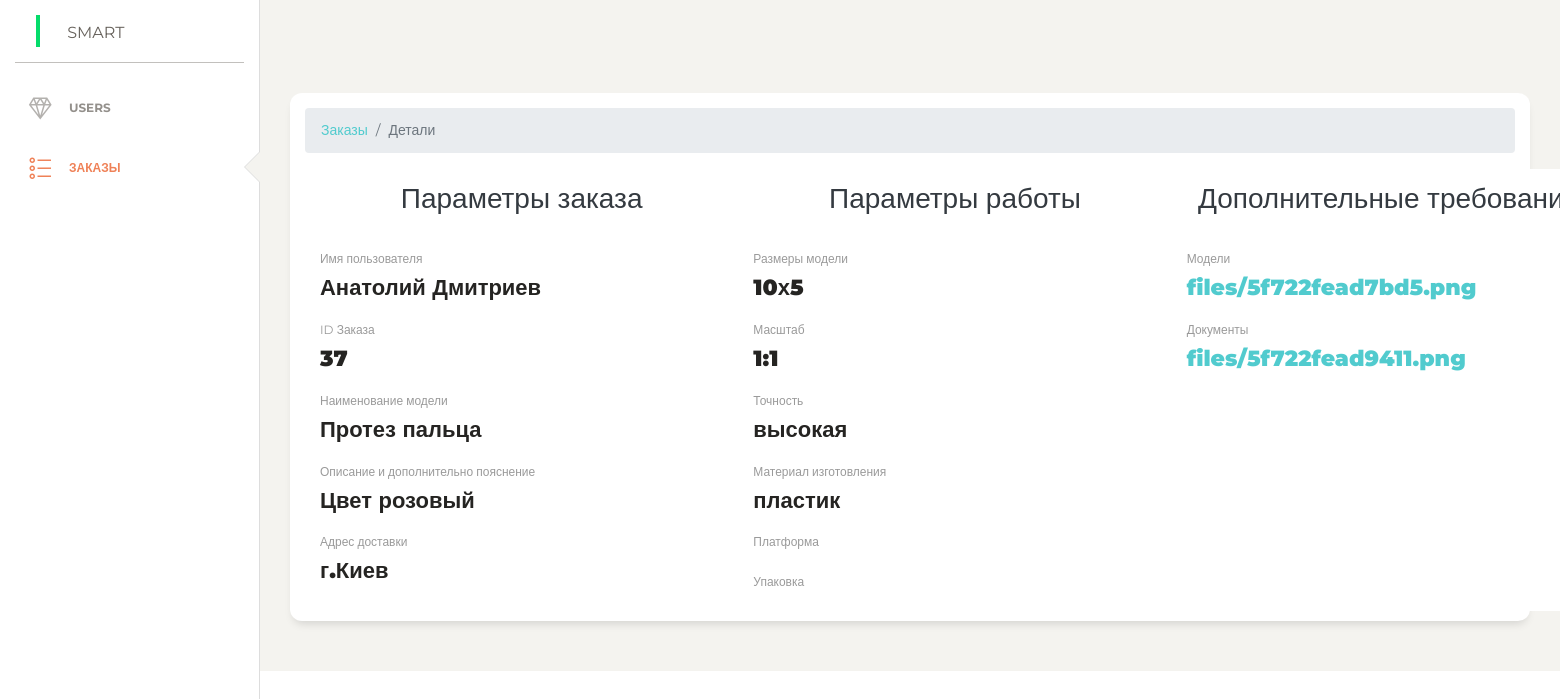
The app's page /admin/modules/order-details-3d.php?id=37&user_id=1 with its own data.
### tables this page shows
CREATE TABLE `users` (
  `id` int(11) NOT NULL,
  `login` varchar(255) NOT NULL,
  `phone` varchar(255) NOT NULL,
  `email` varchar(255) NOT NULL,
  `password` varchar(255) NOT NULL,
  `confirm_mail` varchar(255) NOT NULL,
  `verified` int(11) NOT NULL DEFAULT 0,
  `first_name` varchar(255) NOT NULL,
  `second_name` varchar(255) NOT NULL,
  `admin_param` varchar(255) NOT NULL DEFAULT 'User'
);

CREATE TABLE `orders_3d` (
  `id` int(11) NOT NULL,
  `user_id` int(11) NOT NULL,
  `service` varchar(255) NOT NULL,
  `create_at` datetime NOT NULL DEFAULT current_timestamp(),
  `address` longtext NOT NULL,
  `user_name` varchar(255) NOT NULL,
  `status` varchar(255) NOT NULL DEFAULT 'Новый',
  `model` varchar(255) NOT NULL,
  `description` text NOT NULL,
  `size_model` varchar(255) NOT NULL,
  `scale` varchar(255) NOT NULL,
  `accuracy` varchar(255) NOT NULL,
  `material` varchar(255) NOT NULL,
  `platform` varchar(255) NOT NULL,
  `packaging` varchar(255) NOT NULL,
  `file_modeles` varchar(255) NOT NULL,
  `file_document` varchar(255) NOT NULL,
  `category_id` int(11) NOT NULL
);

### admin/modules/order-details-3d.php (the view, shortened to what this page needs)
<?php
include $_SERVER['DOCUMENT_ROOT']."./config/db.php";
$sql = "SELECT * FROM `orders_3d` WHERE `id` = '" . $_GET['id'] . "' AND `user_id` = '" . $_GET['user_id'] . "' ORDER BY `create_at` DESC";
$result = $conn->query($sql);
$row = mysqli_fetch_assoc($result);
?>
<?php include $_SERVER['DOCUMENT_ROOT']."./admin/parts/header.php"; ?>
      <div class="content">
        <div class="row">
          <div class="col-md-12">
            <div class="card">
                        <div class="card-body">
                                <nav aria-label="breadcrumb">
                                  <ol class="breadcrumb">
                                  <li class="breadcrumb-item"><a href="/admin/modules/orders.php">Заказы</a></li>
                                    <li class="breadcrumb-item active" aria-current="page">Детали</li>
                                  </ol>
                                </nav>
                                 <div class="container-fluid" id="form-service" style="padding-top: 10px; background-color: #fff; width: 1300px;">
                                        <form method="POST">
                                          <div class="row">
                                            <div id="form-text" class="col">
                                              <h3 class="text-center text-dark h3">Параметры заказа</h3>
                                              <div class="form-group">
                                                <label for="model">Имя пользователя</label>
                                                <h5 class="text-dark-h3" >
                                                <?php
                                                  $sql_ser_ur = "SELECT * FROM `users` WHERE `id` = '" . $row['user_id'] . "' ";
                                                  $result_ser_ur = $conn->query($sql_ser_ur);
                                                  $row_ser_ur = mysqli_fetch_assoc($result_ser_ur);
                                                  echo $row_ser_ur['first_name'];
                                                  echo $row_ser_ur['second_name'];
                                                  ?>
                                                </h5>
                                                </div>
                                              <div class="form-group">
                                                <label for="model">ID Заказа</label>
                                                <h5 class="text-dark-h3" > <?php echo $row['id'] ?></h5>
                                                </div>
                                              <div class="form-group">
                                                <label for="model">Наименование модели</label>
                                                <h5 class="text-dark-h3" > <?php echo $row['model'] ?></h5>
                                                </div>
                                                <div class="form-group">
                                                <label for="description">Описание и дополнительно пояснение</label>
                                                <h5 class="text-dark-h3" > <?php echo $row['description'] ?></h5>
                                                </div>
                                                <div class="form-group">
                                                <label for="document">Адрес доставки</label>
                                                <h5 class="text-dark-h3" > <?php echo $row['address'] ?></h5>
                                                </div>
                                            </div>
                                            <div id="form-text" class="col">
                                              <h3 class="text-center text-dark h3">Параметры работы</h3>
                                              <div class="form-group">
                                                <label for="size_model">Размеры модели</label>
                                                <h5 class="text-dark-h3" > <?php echo $row['size_model'] ?></h5>
                                                </div>
                                                <div class="form-group">
                                                <label for="scale">Масштаб</label>
                                                <h5 class="text-dark-h3" > <?php echo $row['scale'] ?></h5>
                                                </div>
                                                <div class="form-group">
                                                <label for="accuracy">Точность</label>
                                                <h5 class="text-dark-h3" > <?php echo $row['accuracy'] ?></h5>
                                                </div>
                                                <div class="form-group">
                                                <label for="material">Материал изготовления</label>
                                                <h5 class="text-dark-h3" > <?php echo $row['material'] ?></h5>
                                                </div>
                                                <div class="form-group">
                                                <label for="platform">Платформа</label>
                                                </div>
                                                <div class="form-group">
                                                <label for="packaging">Упаковка</label>
                                                </div>
                                            </div>
                                            <div id="form-text" class="col">
                                              <h3 class="text-center text-dark h3">Дополнительные требования</h3>
                                              <div id="other">
                                              <div class="form-group">
                                                <label for="modeles">Модели</label>
                                                <h5 class="text-dark-h3" >
                                                  <a href="download_file.php?name_file=<?php echo $row['file_modeles'] ?>"><?php echo $row['file_modeles'] ?></a>
                                                </h5>
                                                </div>
                                                <div class="form-group">
                                                <label for="document">Документы</label>
                                                <h5 class="text-dark-h3" >
                                                  <a href="download_file.php?name_file=<?php echo $row['file_document'] ?>"><?php echo $row['file_document'] ?></a>
                                                </h5>
                                                </div>
                                                </div>
                                              </div>
                                            </div>
                                          </div>
                                      </div>
                        </div>
            </div>
          </div>
      </div>
  </div>
<?php include $_SERVER['DOCUMENT_ROOT']."./admin/parts/footer.php"; ?>

### admin/assets/css/new.css (style rules this page uses)
#form-service { padding-top: 150px; background-color: #1111112b; }
#form-text .text-dark-h3 { font-weight: 900; }

### records on screen
users: first_name "Анатолий", second_name "Дмитриев"
orders_3d: id "37", model "Протез пальца", description "Цвет розовый", address "г.Киев", size_model "10х5", scale "1:1", accuracy "высокая", material "пластик", file_modeles "files/5f722fead7bd5.png", file_document "files/5f722fead9411.png"
